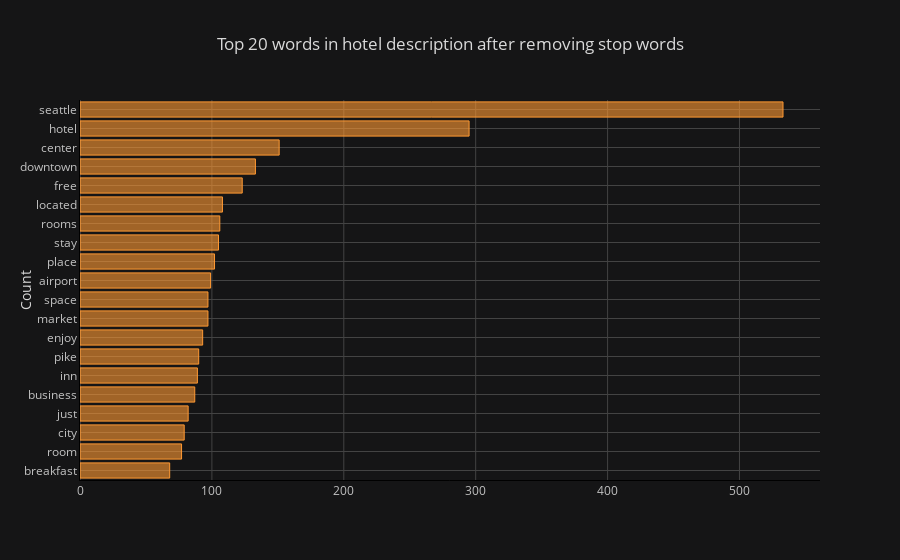

Source (notebook cell):
### Markdown cell above
### Visualize Token (vocabulary) Frequency Distribution After Removing Stop Words

### Code cell
def get_top_n_words(corpus, n=None):
    vec = CountVectorizer(stop_words='english').fit(corpus)
    bag_of_words = vec.transform(corpus)
    sum_words = bag_of_words.sum(axis=0) 
    words_freq = [(word, sum_words[0, idx]) for word, idx in vec.vocabulary_.items()]
    words_freq =sorted(words_freq, key = lambda x: x[1], reverse=True)
    return words_freq[:n]
common_words = get_top_n_words(df['desc'], 20)
df2 = pd.DataFrame(common_words, columns = ['desc' , 'count'])
df2.groupby('desc').sum()['count'].sort_values().iplot(kind='barh', yTitle='Count', linecolor='black', title='Top 20 words in hotel description after removing stop words')

### Figure 1 — Plotly figure (JSON) as saved in the notebook; plotly's stock layout.template omitted (floating-point values rounded to 4 significant figures)
{"data": [{"name": "count", "uid": "3e7d5582-335a-4f90-b8e2-e4c36882bc19", "text": "", "y": ["breakfast", "room", "city", "just", "business", "inn", "pike", "enjoy", "market", "space", "airport", "place", "stay", "rooms", "located", "free", "downtown", "center", "hotel", "seattle"], "marker": {"color": "rgba(255, 153, 51, 0.6)", "line": {"color": "rgba(255, 153, 51, 1.0)", "width": 1}}, "x": [68, 77, 79, 82, 87, 89, 90, 93, 97, 97, 99, 102, 105, 106, 108, 123, 133, 151, 295, 533], "type": "bar", "orientation": "h"}], "layout": {"yaxis": {"tickfont": {"color": "#C2C2C2"}, "title": {"text": "Count", "font": {"color": "#D9D9D9"}}, "showgrid": true, "zerolinecolor": "#666570", "gridcolor": "#434343", "linecolor": "black"}, "paper_bgcolor": "#151516", "plot_bgcolor": "#151516", "title": {"text": "Top 20 words in hotel description after removing stop words", "font": {"color": "#D9D9D9"}}, "xaxis": {"tickfont": {"color": "#C2C2C2"}, "title": {"text": "", "font": {"color": "#D9D9D9"}}, "showgrid": true, "zerolinecolor": "#666570", "gridcolor": "#434343", "linecolor": "black"}, "legend": {"bgcolor": "#151516", "font": {"color": "#D9D9D9"}}}}
